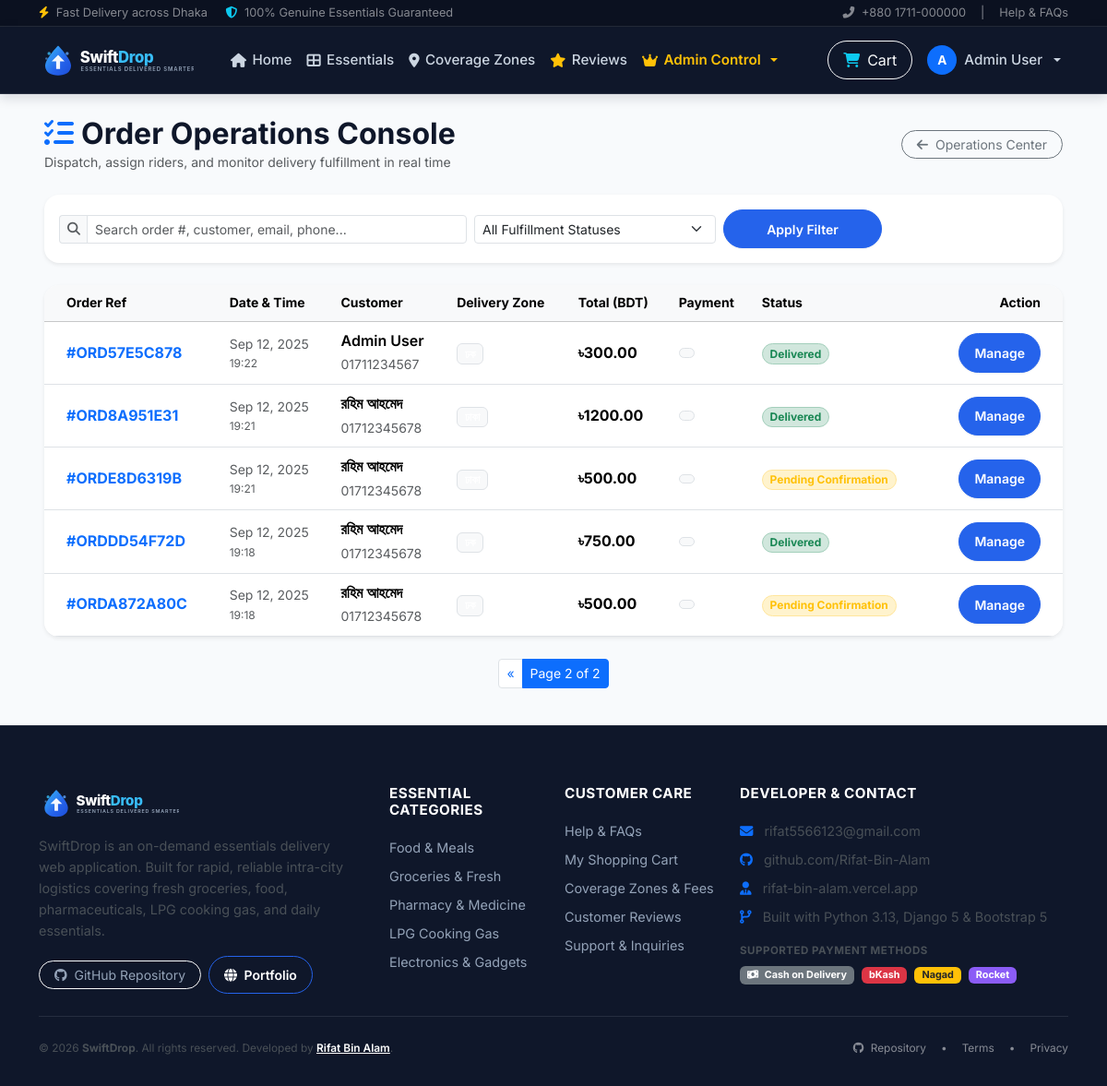
Page /orders/admin/?page=2 (signed in) on the earlier database version.
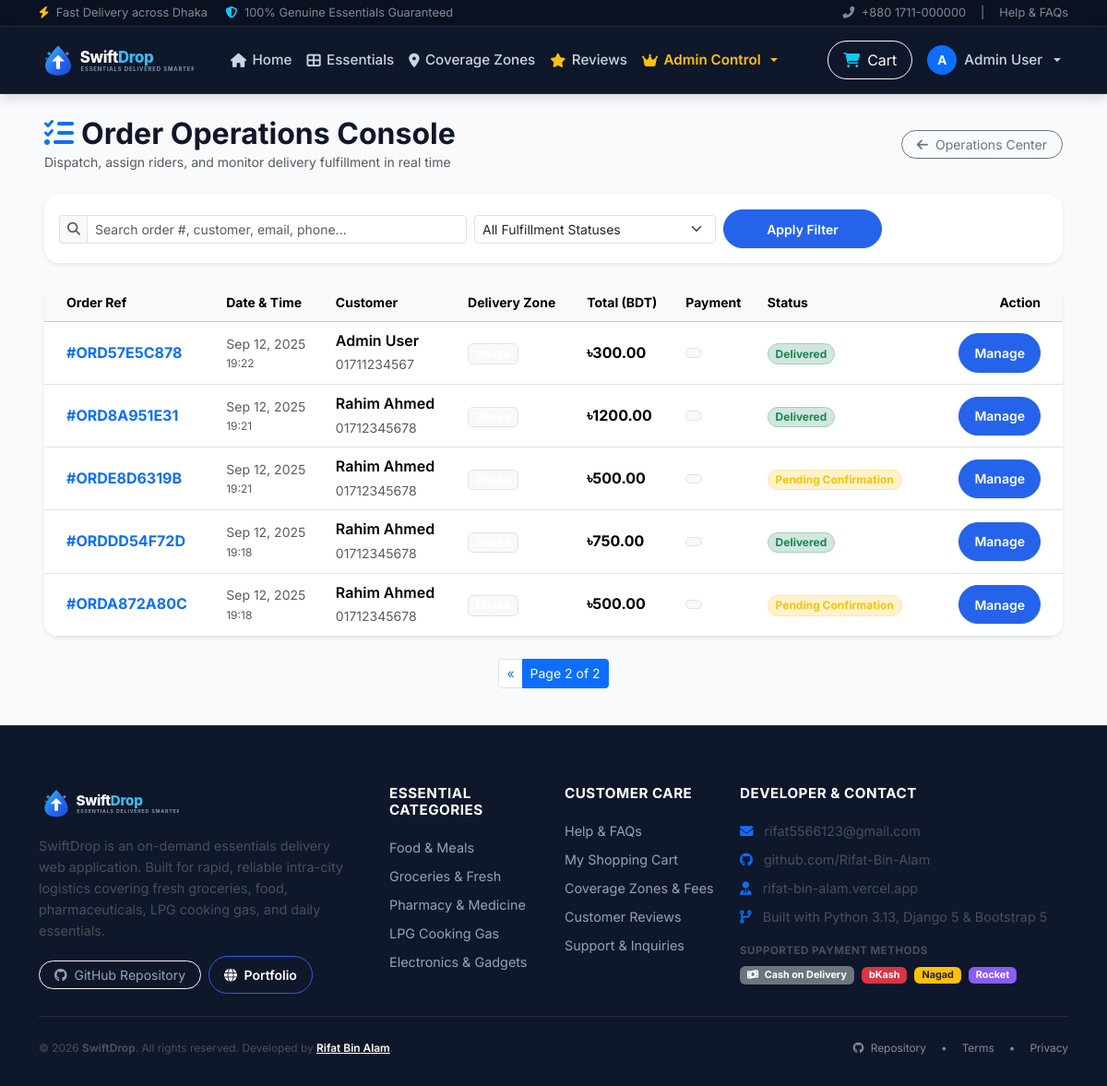
Same page on the later database version.
### orders/models.py (models this page shows, shortened)
class Order(models.Model):
    ORDER_STATUS_CHOICES = [
        ('pending', 'Pending Confirmation'),
        ('confirmed', 'Confirmed'),
        ('processing', 'Processing / Packed'),
        ('dispatched', 'Out for Delivery'),
        ('delivered', 'Delivered'),
        ('cancelled', 'Cancelled'),
        ('returned', 'Returned'),
    ]
    DELIVERY_TYPE_CHOICES = [
        ('instant', 'Instant Express'),
        ('scheduled', 'Scheduled Delivery'),
    ]
    order_number = models.CharField(
        max_length=24,
        unique=True,
        verbose_name=_('Order Reference')
    )
    customer = models.ForeignKey(
        User,
        on_delete=models.CASCADE,
        related_name='orders',
        verbose_name=_('Customer')
    )
    delivery_type = models.CharField(
        max_length=20,
        choices=DELIVERY_TYPE_CHOICES,
        default='instant',
        verbose_name=_('Delivery Option')
    )
    scheduled_delivery_time = models.DateTimeField(
        blank=True,
        null=True,
        verbose_name=_('Scheduled Time')
    )
    delivery_address = models.TextField(
        verbose_name=_('Delivery Address')
    )
    delivery_city = models.CharField(
        max_length=100,
        default='Dhaka',
        verbose_name=_('Delivery Area / City')
    )
    delivery_instructions = models.TextField(
        blank=True,
        null=True,
        verbose_name=_('Delivery Instructions')
    )
    status = models.CharField(
        max_length=20,
        choices=ORDER_STATUS_CHOICES,
        default='pending',
        verbose_name=_('Status')
    )
    total_amount = models.DecimalField(
        max_digits=10,
        decimal_places=2,
        validators=[MinValueValidator(0)],
        verbose_name=_('Total Amount (৳)')
    )
    delivery_fee = models.DecimalField(
        max_digits=8,
        decimal_places=2,
        default=50.00,
        validators=[MinValueValidator(0)],
        verbose_name=_('Delivery Fee (৳)')
    )
    special_instructions = models.TextField(
        blank=True,
        null=True,
        verbose_name=_('Special Instructions')
    )
    cancellation_reason = models.CharField(
        max_length=100,
        blank=True,
        null=True,
        verbose_name=_('Cancellation Reason')
    )
    cancellation_notes = models.TextField(
        blank=True,
        null=True,
        verbose_name=_('Cancellation Notes')
    )
    cancelled_at = models.DateTimeField(
        blank=True,
        null=True,
        verbose_name=_('Cancelled At')
    )
    cancelled_by = models.ForeignKey(
        User,
        on_delete=models.SET_NULL,
        null=True,
        blank=True,
        related_name='cancelled_orders',
        verbose_name=_('Cancelled By')
    )
    refund_preference = models.CharField(
        max_length=50,
        blank=True,
        null=True,
        verbose_name=_('Refund Preference')
    )
    created_at = models.DateTimeField(
        auto_now_add=True,
        verbose_name=_('Created At')
    )
    updated_at = models.DateTimeField(
        auto_now=True,
        verbose_name=_('Updated At')
    )
    class Meta:
        verbose_name = _('Order')
        verbose_name_plural = _('Orders')
        ordering = ['-created_at']

### users/models.py (models this page shows, shortened)
class User(AbstractUser):
    USER_TYPE_CHOICES = [
        ('customer', 'Customer'),
        ('admin', 'Administrator'),
        ('delivery_agent', 'Delivery Partner'),
    ]
    user_type = models.CharField(
        max_length=20,
        choices=USER_TYPE_CHOICES,
        default='customer',
        verbose_name=_('User Type')
    )
    phone_number = models.CharField(
        max_length=15,
        unique=True,
        verbose_name=_('Phone Number')
    )
    address = models.TextField(
        blank=True,
        null=True,
        verbose_name=_('Address')
    )
    city = models.CharField(
        max_length=100,
        blank=True,
        null=True,
        verbose_name=_('City / Area')
    )
    postal_code = models.CharField(
        max_length=10,
        blank=True,
        null=True,
        verbose_name=_('Postal Code')
    )
    profile_picture = models.ImageField(
        upload_to='profile_pictures/',
        blank=True,
        null=True,
        verbose_name=_('Profile Picture')
    )
    is_verified = models.BooleanField(
        default=False,
        verbose_name=_('Verified')
    )
    created_at = models.DateTimeField(
        auto_now_add=True,
        verbose_name=_('Created At')
    )
    updated_at = models.DateTimeField(
        auto_now=True,
        verbose_name=_('Updated At')
    )
    class Meta:
        verbose_name = _('User')
        verbose_name_plural = _('Users')
    @property
    def is_customer(self):
        return self.user_type == 'customer'
    @property
    def is_admin(self):
        return self.user_type == 'admin' or self.is_staff or self.is_superuser
    @property
    def is_delivery_agent(self):
        return self.user_type == 'delivery_agent'

### orders/views.py (the view, shortened to what this page needs)
# urls.py: path('admin/', views.AdminOrderListView.as_view(), name='admin_order_list'),
class AdminOrderListView(AdminRequiredMixin, ListView):
    model = Order
    template_name = 'orders/admin_order_list.html'
    context_object_name = 'orders'
    paginate_by = 20
    def get_queryset(self):
        queryset = Order.objects.all().select_related('customer').order_by('-created_at')
        status = self.request.GET.get('status')
        if status:
            queryset = queryset.filter(status=status)
        q = self.request.GET.get('q')
        return queryset
    def get_context_data(self, **kwargs):
        context = super().get_context_data(**kwargs)
        context['status_choices'] = Order.ORDER_STATUS_CHOICES
        context['selected_status'] = self.request.GET.get('status', '')
        context['search_query'] = self.request.GET.get('q', '')
        return context

### dashboard/context_processors.py (called while the page is built)
def swift_drop_context(request):
    cart_item_count = 0
    session_cart = request.session.get('cart', {})
    if isinstance(session_cart, dict):
        cart_item_count = sum(item.get('quantity', 0) for item in session_cart.values() if isinstance(item, dict))
    elif isinstance(session_cart, list):
        cart_item_count = sum(item.get('quantity', 0) for item in session_cart if isinstance(item, dict))
    return {
        'BRAND_NAME': getattr(settings, 'BRAND_NAME', 'SwiftDrop'),
        'TAGLINE': getattr(settings, 'TAGLINE', 'Your Essentials. Delivered Smarter.'),
        'CURRENCY_SYMBOL': getattr(settings, 'CURRENCY_SYMBOL', '৳'),
        'CURRENCY_CODE': getattr(settings, 'CURRENCY_CODE', 'BDT'),
        'session_cart_count': cart_item_count,
    }

### orders/views.py (called while the page is built)
    def test_func(self):
        return bool(self.request.user.is_authenticated and (
            self.request.user.is_staff or
            self.request.user.is_superuser or
            getattr(self.request.user, 'user_type', None) == 'admin'
        ))

### templates/orders/admin_order_list.html (shortened to what the changed rows need)
{% extends 'base.html' %}
{% load static %}
{% block content %}
<div class="container-fluid px-lg-5 py-4">
    <div class="d-flex flex-wrap justify-content-between align-items-center mb-4 gap-3">
        <div>
            <h2 class="fw-bold text-navy mb-0">
                <i class="fas fa-tasks text-primary me-2"></i>Order Operations Console
            </h2>
        </div>
    </div>
    <div class="card border-0 shadow-sm rounded-4 overflow-hidden mb-4">
        <div class="table-responsive">
            <table class="table table-hover align-middle mb-0">
                <thead class="table-light small text-muted">
                    <tr>
                        <th class="ps-4">Order Ref</th>
                        <th>Date & Time</th>
                        <th>Customer</th>
                        <th>Delivery Zone</th>
                        <th>Total (BDT)</th>
                        <th>Payment</th>
                        <th>Status</th>
                        <th class="text-end pe-4">Action</th>
                    </tr>
                </thead>
                <tbody>
                    {% for order in orders %}
                        <tr>
                            <td class="ps-4 fw-bold text-navy">
                                <a href="{% url 'orders:admin_order_detail' order.pk %}" class="text-decoration-none text-navy">
                                    #{{ order.order_number }}
                                </a>
                            </td>
                            <td class="small text-muted">
                                {{ order.created_at|date:"M d, Y" }}
                                <div style="font-size: 0.75rem;">{{ order.created_at|date:"H:i" }}</div>
                            </td>
                            <td>
                                <div class="fw-semibold text-navy">{{ order.customer.get_full_name|default:order.customer.username }}</div>
                                <small class="text-muted">{{ order.customer.phone_number|default:order.customer.email }}</small>
                            </td>
                            <td>
                                <span class="badge bg-light text-navy border">
                                </span>
                            </td>
                            <td class="fw-bold text-navy">
                                ৳{{ order.total_amount|floatformat:2 }}
                            </td>
                            <td>
                                <span class="badge bg-light text-navy border">
                                </span>
                            </td>
                            <td>
                                <span class="badge rounded-pill
                                    {% if order.status == 'delivered' %}bg-success-subtle text-success border border-success-subtle
                                    {% elif order.status == 'cancelled' %}bg-danger-subtle text-danger border border-danger-subtle
                                    {% elif order.status == 'dispatched' or order.status == 'processing' %}bg-primary-subtle text-primary border border-primary-subtle
                                    {% else %}bg-warning-subtle text-warning border border-warning-subtle{% endif %}">
                                    {{ order.get_status_display }}
                                </span>
                            </td>
                            <td class="text-end pe-4">
                                <a href="{% url 'orders:admin_order_detail' order.pk %}" class="btn btn-primary btn-sm rounded-pill px-3">
                                    Manage
                                </a>
                            </td>
                        </tr>
                    {% endfor %}
                </tbody>
            </table>
        </div>
    </div>
</div>
{% endblock %}

Differences in the rows shown:
changed Order "ORD8A951E31": customer.get_full_name "রহিম আহমেদ" → "Rahim Ahmed"
changed Order "ORDE8D6319B": customer.get_full_name "রহিম আহমেদ" → "Rahim Ahmed"
changed Order "ORDDD54F72D": customer.get_full_name "রহিম আহমেদ" → "Rahim Ahmed"
changed Order "ORDA872A80C": customer.get_full_name "রহিম আহমেদ" → "Rahim Ahmed"
